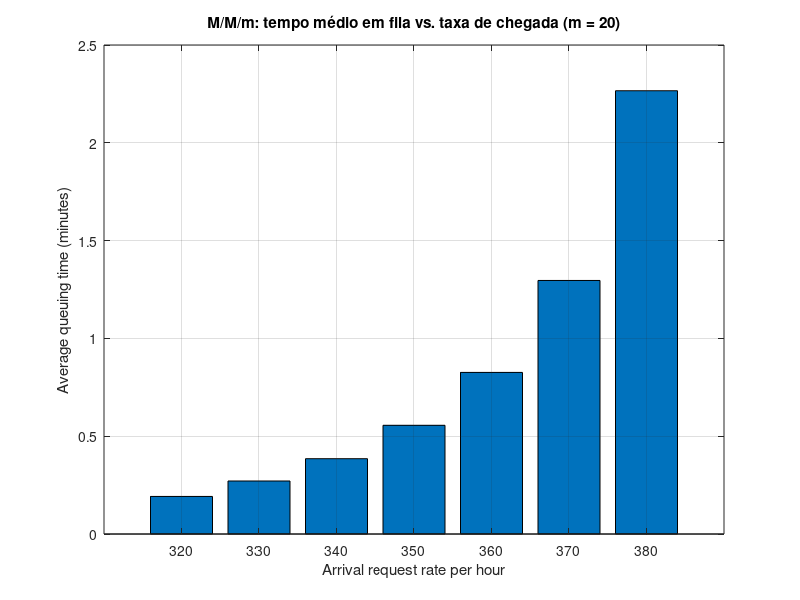

The MATLAB source for this figure:
% =========================================================================
% Guia 6 - Ex. 3: Call Center modelado por um sistema M/M/m
% =========================================================================
% O QUE É UM SISTEMA M/M/m?
%
%   - "M" (1ª letra): chegadas Markovianas/Poisson com taxa lambda
%   - "M" (2ª letra): tempos de serviço exponenciais com média 1/mu
%   - "m": número de servidores em paralelo (operadores do Call Center)
%
%   Os pedidos que chegam quando todos os operadores estão ocupados
%   ficam numa fila INFINITA (ninguém é recusado, todos esperam).
%
% O QUE QUEREMOS CALCULAR?
%
%   - P_Q : probabilidade de um pedido chegar e encontrar TODOS os m
%           operadores ocupados (i.e., probabilidade de ter de esperar)
%   - W_Q : tempo médio que um cliente espera na fila antes de ser
%           atendido (em média)
%
% UNIDADE DE TEMPO ESCOLHIDA: MINUTOS
%
%   O enunciado mistura horas, minutos e segundos. Para evitar erros,
%   convertemos TUDO para minutos no início e só convertemos para
%   segundos quando imprimimos os resultados.
% =========================================================================

clear; clc;     % limpar variáveis e a janela de comandos

% -------------------------------------------------------------------------
% Parâmetro comum às três alíneas:
% -------------------------------------------------------------------------
% Cada chamada dura em média 3 minutos. Como mu é a TAXA de atendimento
% (chamadas por minuto), e cada chamada demora 3 min, então:
%   mu = 1 / (tempo médio de serviço) = 1/3 chamadas por minuto.
mu = 1/3;       % pedidos/minuto


% =========================================================================
% (a) Call Center com m=20 operadores e taxa lambda = 370 pedidos/hora
% =========================================================================
% Queremos:
%   - probabilidade de todos os operadores estarem ocupados (P_Q)
%   - tempo médio de espera em fila (W_Q)
% -------------------------------------------------------------------------

% Converter lambda de pedidos/hora para pedidos/minuto:
% 370 pedidos/hora divididos por 60 min/hora = ~6.167 pedidos/min
lambda = 370/60;

m = 20;         % número de operadores

% --- Intensidade de tráfego (rho) ----------------------------------------
% rho representa a "ocupação média" por servidor.
% Formula:  rho = lambda / (m * mu)
% Se rho >= 1 o sistema explode (fila cresce sem limite); precisamos rho<1.
rho = lambda / (m * mu);

% --- Cálculo de pi_0 (probabilidade de 0 clientes no sistema) -----------
% A fórmula vem do slide 36:
%
%   pi_0 = 1 / [ SUM_{k=0..m-1} (m*rho)^k / k!   +   (m*rho)^m / (m!*(1-rho)) ]
%
% Vamos calcular as duas partes do denominador separadamente para ser claro.

% Primeira parte: soma de k=0 até k=m-1 dos termos (m*rho)^k / k!
% Em MATLAB criamos um vetor k = [0, 1, 2, ..., m-1] e fazemos o cálculo
% sobre o vetor inteiro de uma só vez (operações ".^" e "./" são
% elemento-a-elemento).
k = 0:(m-1);                                   % k = [0,1,2,...,19]
termos_finitos = (m*rho).^k ./ factorial(k);   % vetor com cada termo
sum1 = sum(termos_finitos);                    % soma todos os termos

% Segunda parte: termo único correspondente à "cauda" (estados n >= m)
% Quando todos os operadores estão ocupados, os clientes acumulam-se na
% fila. Esta cauda foi simplificada algebricamente em:
%   (m*rho)^m / (m! * (1-rho))
sum2 = (m*rho)^m / ( factorial(m) * (1-rho) );

% Finalmente pi_0
pi0 = 1 / (sum1 + sum2);

% --- P_Q: probabilidade de todos os m operadores estarem ocupados -------
% É a soma pi_m + pi_{m+1} + pi_{m+2} + ...
% Esta soma simplifica-se para sum2 * pi0 (slide 37).
PQ = sum2 * pi0;

% --- W_Q: tempo médio que um cliente espera na fila ---------------------
% Fórmula do slide 37:  W_Q = ( rho / (lambda*(1-rho)) ) * P_Q
% O resultado vem em MINUTOS porque lambda está em ped/min.
WQ = ( rho / (lambda*(1-rho)) ) * PQ;          % minutos

% --- Mostrar os resultados ----------------------------------------------
% Convertemos W_Q de minutos para segundos (multiplicar por 60).
fprintf('(a) lambda = 370 ped/h, m = %d operadores:\n', m);
fprintf('    Prob. de todos os operadores ocupados = %.3f%%\n', PQ*100);
fprintf('    Tempo médio em fila                   = %.3f segundos\n', WQ*60);


% =========================================================================
% (b) Quantos operadores são precisos para que W_Q <= 10 segundos?
% =========================================================================
% Estratégia: começamos com m=1 operador e vamos aumentando 1 a 1 até o
% tempo de espera descer abaixo dos 10 segundos. Como cada iteração só
% depende do valor de m, basta copiar os cálculos da alínea (a) para
% dentro do ciclo while.
% -------------------------------------------------------------------------

% lambda continua a ser 370/60 (definido em cima, mas reescrevemos por
% clareza para que esta alínea seja auto-contida)
lambda = 370/60;        % pedidos/minuto
mu     = 1/3;           % pedidos/minuto

target = 10/60;         % 10 segundos convertidos para MINUTOS (=0.1667 min)

m = 1;                  % começamos com 1 operador
PQ = NaN;               % valores iniciais (NaN = "ainda não calculado")
WQ = NaN;

% Ciclo "infinito" — só sai quando encontrarmos o m que satisfaz o alvo,
% através de um "break".
while true
    rho = lambda / (m * mu);

    % VERIFICAÇÃO IMPORTANTE: o sistema só é estável se rho < 1.
    % Para m muito pequeno (poucos operadores) rho >= 1 e o tempo de
    % espera diverge para infinito. Nesses casos saltamos os cálculos
    % e passamos directamente para m+1.
    if rho < 1
        % Repetir exactamente os mesmos cálculos da alínea (a):
        k = 0:(m-1);
        sum1 = sum( (m*rho).^k ./ factorial(k) );
        sum2 = (m*rho)^m / ( factorial(m)*(1-rho) );
        pi0  = 1 / (sum1 + sum2);
        PQ   = sum2 * pi0;
        WQ   = ( rho/(lambda*(1-rho)) ) * PQ;       % em minutos

        % Verificar se já atingimos o objectivo (W_Q <= 10 segundos)
        if WQ <= target
            break;      % saímos do while — encontrámos o m mínimo
        end
    end

    % Se ainda não atingiu o alvo (ou rho>=1), tentar com mais um operador
    m = m + 1;
end

fprintf('(b) Número mínimo de operadores = %d\n', m);
fprintf('    Prob. de todos os operadores ocupados = %.3f%%\n', PQ*100);
fprintf('    Tempo médio em fila                   = %.3f segundos\n', WQ*60);


% =========================================================================
% (c) Variar lambda (com m=20 fixo) e fazer gráfico de W_Q
% =========================================================================
% Repetimos o cálculo para vários valores de lambda (de 320 a 380 ped/hora
% em passos de 10) e desenhamos um gráfico de barras com o tempo médio
% em fila para cada caso.
% -------------------------------------------------------------------------

m  = 20;            % número de operadores fixo
mu = 1/3;           % pedidos/min (igual ao resto do exercício)

% Vetor com os valores de lambda em PEDIDOS POR HORA (para o eixo x)
lambda_h_vals = 320:10:380;             % [320 330 340 350 360 370 380]

% Converter cada valor para PEDIDOS POR MINUTO (para usar nas fórmulas)
lambda_vals = lambda_h_vals / 60;

% Vetor onde vamos guardar o W_Q de cada ponto, inicializado com zeros
WQ_vec = zeros(size(lambda_vals));

% Ciclo: para cada valor de lambda, calcular W_Q exactamente como em (a)
for idx = 1:length(lambda_vals)
    lambda = lambda_vals(idx);          % lambda deste ponto (ped/min)
    rho    = lambda / (m * mu);

    % Cálculo de pi_0
    k = 0:(m-1);
    sum1 = sum( (m*rho).^k ./ factorial(k) );
    sum2 = (m*rho)^m / ( factorial(m)*(1-rho) );
    pi0  = 1 / (sum1 + sum2);

    % P_Q e W_Q
    PQ   = sum2 * pi0;
    WQ_vec(idx) = ( rho/(lambda*(1-rho)) ) * PQ;   % em minutos
end

% --- Gráfico de barras ---------------------------------------------------
% No eixo x mostramos os lambdas em ped/hora (mais intuitivo de ler).
% No eixo y mostramos o W_Q em minutos.
figure;
bar(lambda_h_vals, WQ_vec);
xlabel('Arrival request rate per hour');
ylabel('Average queuing time (minutes)');
title('M/M/m: tempo médio em fila vs. taxa de chegada (m = 20)');
grid on;

% CONCLUSÃO: à medida que lambda aumenta, W_Q cresce de forma não-linear
% (acelerada). É a característica típica de sistemas de filas: quando a
% ocupação rho se aproxima de 1, o tempo de espera dispara.
